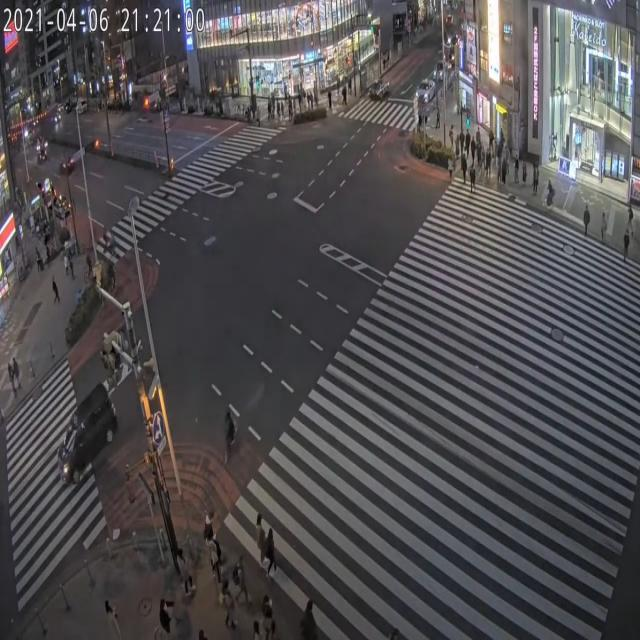
#> input picture pedestrian crosswalk detection.v2i.yolov11/test/images/Pedistrian-Crosswalk-detection_mp4-17_jpg.rf.ba16cee71f22ed851871b13e6d0924d7.jpg, 640 x 640 px
$ python -i 'crosswalk_large_panel (1).py'   (imports and definitions only)
#> lines starting #> are read from the running program, lines starting #| are printed output that depends on the picture; after the words box and inside, x2 and y2 are one past the last pixel; in counts of white or black regions, pixels touching at a corner belong together
#> further down, picture is the input picture: shape (640, 640, 3); mean B, G, R 80.8, 78.4, 80.7
"""저장 영상, USB 웹캠, RTSP/IP 스트림을 이용한 우회전 보행자 경고 시연입니다.
연구·시연 전용입니다. 보행자 신호는 수동 입력하며 법적·교통 상황을 자동 판단하지 않습니다.
단축키: z 횡단보도 영역 지정, g 녹색, r 적색, u 알 수 없음, p 일시 정지, q 종료.
관심 영역 좌표는 정규화하여 카메라·시점별로 --roi-file에 저장합니다.
"""
import argparse
import json
import time
import os
from functools import lru_cache
from pathlib import Path
import cv2
import numpy as np
from PIL import Image, ImageDraw, ImageFont
from ultralytics import YOLO

if __package__:
    from .video_source import resolve_video_path, open_video_capture, LatestFrameCapture
else:
    from video_source import resolve_video_path, open_video_capture, LatestFrameCapture

ROOT = Path(__file__).resolve().parents[1]
TITLE = '우회전 보조 - 카메라 시연'


# [21 lines left out: functions fit, select_roi, not called in this run]
def auto_detect_crosswalk_roi(frame):
    #프레임 하단부에서 흰색 횡단보도 줄무늬(얼룩말 패턴) 영역을 자동으로 찾아 정규화 좌표를 반환
    fh, fw = frame.shape[:2]
#> fh = 640; fw = 640
    # 하늘이나 상단 배경 오탐지를 막기 위해 화면의 아래쪽 65% 영역만 탐색
    y_offset = int(fh * 0.35)
#> y_offset = 224
    roi_search = frame[y_offset:, :]
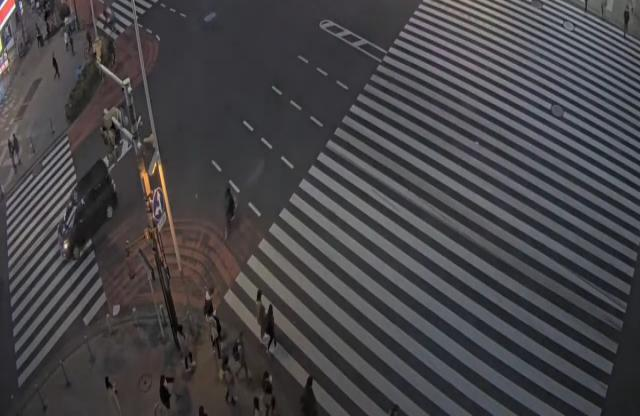
#> roi_search: shape (416, 640, 3); mean B, G, R 71.4, 68.4, 70.3

    # 1. 밝은 흰색 영역 추출 -> HSV 명도 V가 높고 채도 S가 낮은 영역
    hsv = cv2.cvtColor(roi_search, cv2.COLOR_BGR2HSV)
#> hsv: shape (416, 640, 3); mean H, S, V 95.3, 26.7, 74.2
    lower_white = np.array([0, 0, 180])
    upper_white = np.array([180, 60, 255])
    mask = cv2.inRange(hsv, lower_white, upper_white)
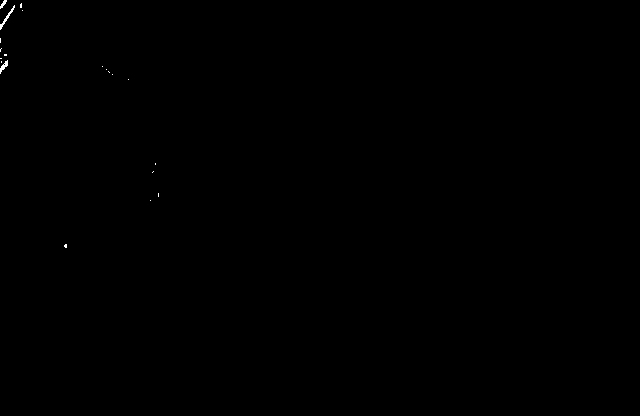
#> mask: shape (416, 640); 0.07% white in thin lines or dots, all inside (x1, y1, x2, y2) = (0, 0, 159, 248)

    # 2. 노이즈 제거 및 떨어진 흰색 줄무늬들을 하나의 횡단보도 덩어리로 묶기(Morphology)
    kernel_clean = cv2.getStructuringElement(cv2.MORPH_RECT, (5, 5))
    mask = cv2.morphologyEx(mask, cv2.MORPH_OPEN, kernel_clean)
#> mask: shape (416, 640); every value is 0

    # 가로 방향으로 넓게 팽창시켜 여러 개의 횡단보도 막대를 하나의 영역으로 연결
    kernel_merge = cv2.getStructuringElement(cv2.MORPH_RECT, (max(25, fw // 15), 15))
    merged = cv2.dilate(mask, kernel_merge, iterations=2)

    # 3. 가장 큰 덩어리(횡단보도 후보) 찾기
    contours, _ = cv2.findContours(merged, cv2.RETR_EXTERNAL, cv2.CHAIN_APPROX_SIMPLE)
#> contours = []
    best_rect = None
    max_area = (fw * fh) * 0.03  # 전체 화면의 최소 3% 이상 크기만 인정
#> max_area = 12288

    for cnt in contours:
        x, y, w, h = cv2.boundingRect(cnt)
        area = w * h
        # 가로가 세로보다 긴 형태(횡단보도 특성) 우선 선택
        if area > max_area and w > h * 1.2:
            max_area = area
            best_rect = (x, y + y_offset, w, h)
#> this loop made 0 passes
#> after the loop, max_area = 12288

    if best_rect is None:
        return None

    x, y, w, h = best_rect
    return [
        max(0.0, min(1.0, x / fw)),
        max(0.0, min(1.0, y / fh)),
        max(0.0, min(1.0, w / fw)),
        max(0.0, min(1.0, h / fh)),
    ]

# [408 lines left out: functions pixel_roi, korean_font, korean_bold_font, text_fit, draw_footer_title, draw_crosswalk_warning_box and 2 more, not called in this run]


# [2 lines not run here, left out]

>>> import cv2
>>> picture = cv2.imread('../../pedestrian crosswalk detection.v2i.yolov11/test/images/Pedistrian-Crosswalk-detection_mp4-17_jpg.rf.ba16cee71f22ed851871b13e6d0924d7.jpg')
>>> result = auto_detect_crosswalk_roi(picture)

$ run again, on pedestrian crosswalk detection.v2i.yolov11/test/images/Pedistrian-Crosswalk-detection_mp4-23_jpg.rf.cc7f7fef645e2ef862cec093a0278205.jpg
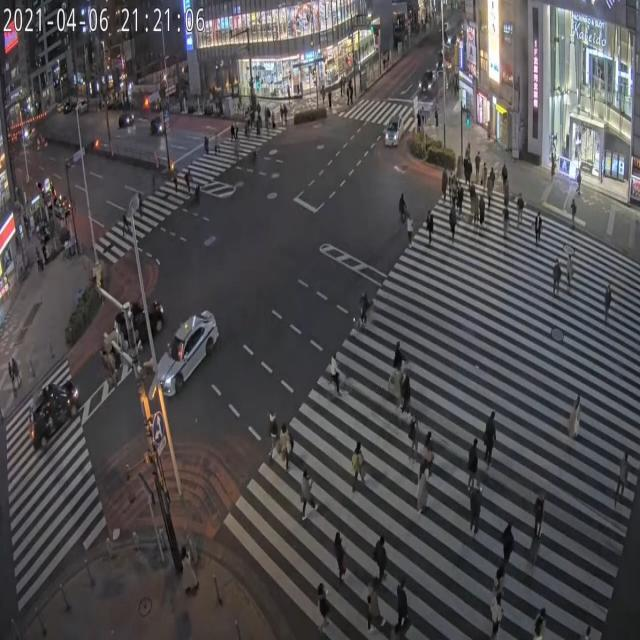
#> input picture pedestrian crosswalk detection.v2i.yolov11/test/images/Pedistrian-Crosswalk-detection_mp4-23_jpg.rf.cc7f7fef645e2ef862cec093a0278205.jpg, 640 x 640 px
#> picture is the input picture: shape (640, 640, 3); mean B, G, R 79.4, 77.7, 80.1
#> in auto_detect_crosswalk_roi, `roi_search = frame[y_offset:, :]`:
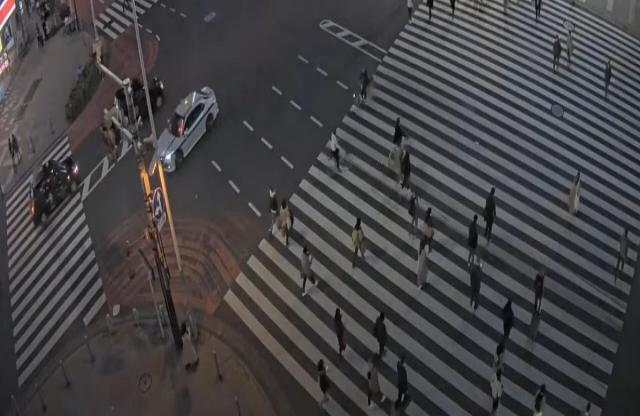
#> roi_search: shape (416, 640, 3); mean B, G, R 69.6, 67.5, 69.3
#> hsv: shape (416, 640, 3); mean H, S, V 89.6, 26.1, 72.9
#> contours = []
#> after the loop in auto_detect_crosswalk_roi, `for cnt in contours:`: max_area = 12288

$ run again, on pedestrian crosswalk detection.v2i.yolov11/test/images/Pedistrian-Crosswalk-detection_mp4-46_jpg.rf.7658dd40bc2dd52df325456de530d9e0.jpg
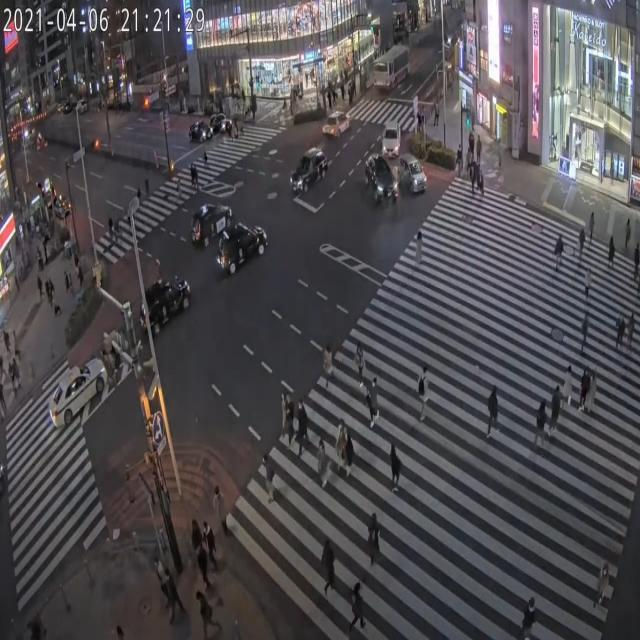
#> input picture pedestrian crosswalk detection.v2i.yolov11/test/images/Pedistrian-Crosswalk-detection_mp4-46_jpg.rf.7658dd40bc2dd52df325456de530d9e0.jpg, 640 x 640 px
#> picture is the input picture: shape (640, 640, 3); mean B, G, R 79.5, 76.2, 79.1
#> in auto_detect_crosswalk_roi, `roi_search = frame[y_offset:, :]`:
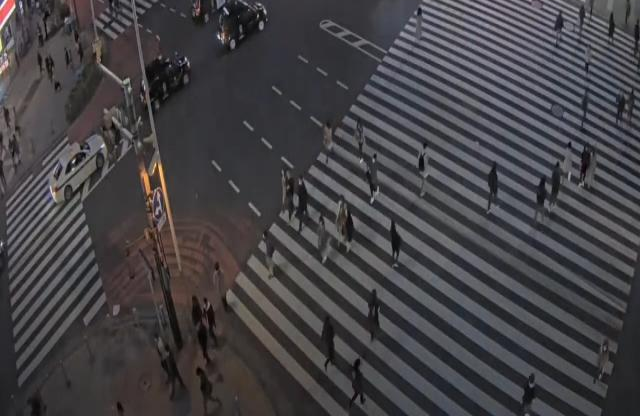
#> roi_search: shape (416, 640, 3); mean B, G, R 69.8, 66.4, 68.5
#> hsv: shape (416, 640, 3); mean H, S, V 100.8, 27, 72.5
#> contours = []
#> after the loop in auto_detect_crosswalk_roi, `for cnt in contours:`: max_area = 12288

$ run again, on pedestrian crosswalk detection.v2i.yolov11/test/images/Pedistrian-Crosswalk-detection_mp4-50_jpg.rf.4a422ba6c679c74467417d53b3d8e61d.jpg
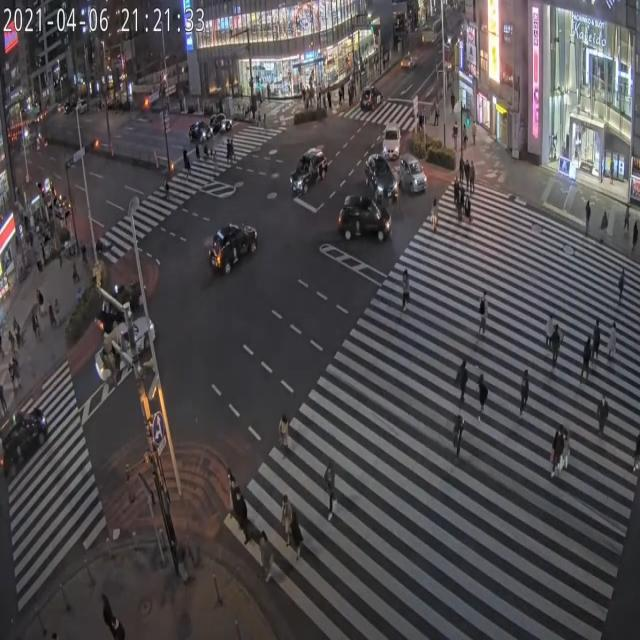
#> input picture pedestrian crosswalk detection.v2i.yolov11/test/images/Pedistrian-Crosswalk-detection_mp4-50_jpg.rf.4a422ba6c679c74467417d53b3d8e61d.jpg, 640 x 640 px
#> picture is the input picture: shape (640, 640, 3); mean B, G, R 77.9, 75.8, 79.3
#> in auto_detect_crosswalk_roi, `roi_search = frame[y_offset:, :]`:
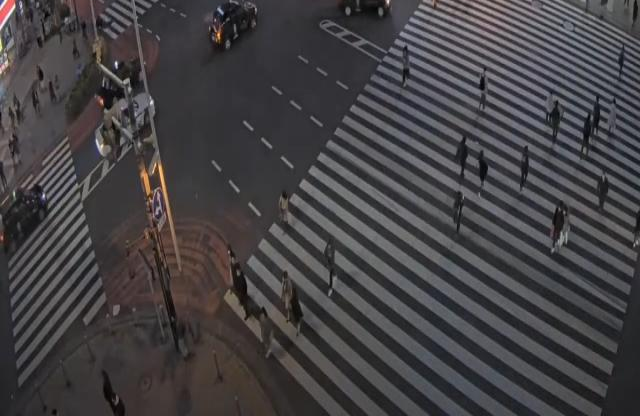
#> roi_search: shape (416, 640, 3); mean B, G, R 68.5, 66.1, 68.5
#> hsv: shape (416, 640, 3); mean H, S, V 98, 24.5, 71.5
#> contours = []
#> after the loop in auto_detect_crosswalk_roi, `for cnt in contours:`: max_area = 12288
